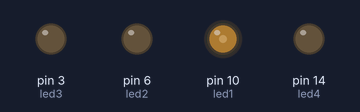
This sketch was run on a simulated Arduino Uno, built with avr-gcc and run on an emulated ATmega328P. Shown: output pins drawn as LEDs (lit = HIGH). Random numbers use the default seed unless the sketch sets one.

Above: at 0.05 s.
At 5.55 s:
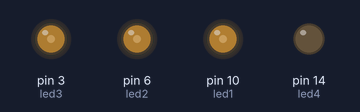
At 11.05 s:
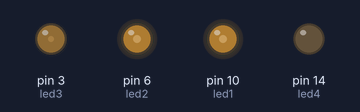
At 39.85 s:
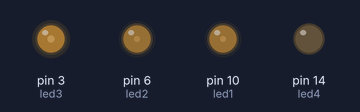
Timing chart, 0 to 40.0 s (numbered marks = the images above):
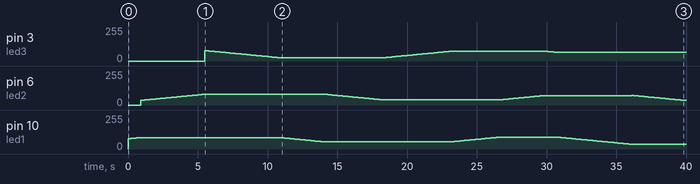

The sketch:

rgp-loop.ino
```cpp
const int led1 = 10; //b
const int led2 = 6; //r
const int led3 = 3; //g
const int led4 = 14; //w

int b = 0;
int r = 0;
int g = 0;

int ls = 100;
int steps = 1;

//int l = random(1, 255);
//int ll = random(1, 255);
//int lll = random(1, 255);
//int llll = random(1, 255);

int l = random(1, 100);
int ll = random(1, 100);
int lll = random(1, 100);
int llll = random(1, 100);

void setup() {
  // put your setup code here, to run once:
  pinMode(led1, OUTPUT);     // Initialize the LED_BUILTIN pin as an output
  pinMode(led2, OUTPUT);
  pinMode(led3, OUTPUT);
  pinMode(led4, OUTPUT);

  Serial.begin(115200);
}

void loop() {

//  int j = random(1, 255);
//  int jj = random(1, 255);
//  int jjj = random(1, 255);
//  int jjjj = random(1, 255);

  int j = random(1, 100);
  int jj = random(1, 100);
  int jjj = random(1, 100);
  int jjjj = random(1, 100);

  // Serial.print("11111/\r");
  changeColor(led1, l, j);
  changeColor(led2, ll, jj);
  changeColor(led3, lll, jjj);

  l = j;
  ll = jj;
  lll = jjj;
  llll = jjjj;
}

bool changeColor(int led, int x, int xNext){
  if(x == xNext){
    return false;
  }

  if(x < xNext){
    while(x < xNext){
      analogWrite(led, x);
      x = x + steps;
      delay(ls);
    }
  }else{
    while(x > xNext){
      analogWrite(led, x);
      x = x - steps;
      delay(ls);
    }
  }
  return true;
}
```

Measured:
- by itself, pin 3 (led3): 0/255 → 78/255 at 5.5 s, → 77/255 0.10 s later, → 76/255 0.10 s later, → 75/255 0.10 s later, … (110 changes in this stretch)
- by itself, pin 6 (led2): 0/255 → 35/255 at 0.90 s, → 36/255 0.10 s later, → 37/255 0.10 s later, → 38/255 0.10 s later, … (162 changes in this stretch)
